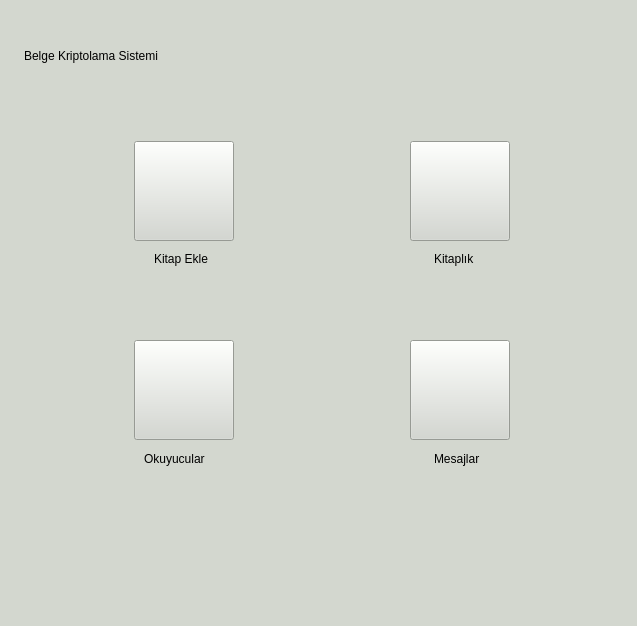
<?xml version="1.0" encoding="UTF-8"?>
<ui version="4.0">
 <class>admin_window</class>
 <widget class="QMainWindow" name="admin_window">
  <property name="windowModality">
   <enum>Qt::NonModal</enum>
  </property>
  <property name="geometry">
   <rect>
    <x>0</x>
    <y>0</y>
    <width>637</width>
    <height>626</height>
   </rect>
  </property>
  <property name="minimumSize">
   <size>
    <width>637</width>
    <height>626</height>
   </size>
  </property>
  <property name="maximumSize">
   <size>
    <width>637</width>
    <height>626</height>
   </size>
  </property>
  <property name="windowTitle">
   <string>YÖNETİCİ PANELİ</string>
  </property>
  <property name="windowIcon">
   <iconset resource="../res/logos.qrc">
    <normaloff>:/marun_logo/img/marun.png</normaloff>:/marun_logo/img/marun.png</iconset>
  </property>
  <property name="styleSheet">
   <string notr="true">background-color: rgb(211, 215, 207);</string>
  </property>
  <property name="toolButtonStyle">
   <enum>Qt::ToolButtonIconOnly</enum>
  </property>
  <property name="tabShape">
   <enum>QTabWidget::Triangular</enum>
  </property>
  <property name="dockNestingEnabled">
   <bool>false</bool>
  </property>
  <widget class="QWidget" name="centralwidget">
   <widget class="QLabel" name="label">
    <property name="geometry">
     <rect>
      <x>274</x>
      <y>10</y>
      <width>341</width>
      <height>91</height>
     </rect>
    </property>
    <property name="styleSheet">
     <string notr="true">background-color: rgb(211, 215, 207);</string>
    </property>
    <property name="text">
     <string/>
    </property>
    <property name="pixmap">
     <pixmap resource="../res/logos.qrc">:/tf_logo/img/tf.png</pixmap>
    </property>
    <property name="scaledContents">
     <bool>true</bool>
    </property>
   </widget>
   <widget class="QLabel" name="label_2">
    <property name="geometry">
     <rect>
      <x>24</x>
      <y>20</y>
      <width>231</width>
      <height>71</height>
     </rect>
    </property>
    <property name="styleSheet">
     <string notr="true">font: 63 14pt &quot;URW Gothic&quot;;</string>
    </property>
    <property name="text">
     <string>Belge Kriptolama Sistemi</string>
    </property>
   </widget>
   <widget class="QPushButton" name="new_book_btn">
    <property name="geometry">
     <rect>
      <x>134</x>
      <y>141</y>
      <width>100</width>
      <height>100</height>
     </rect>
    </property>
    <property name="focusPolicy">
     <enum>Qt::StrongFocus</enum>
    </property>
    <property name="contextMenuPolicy">
     <enum>Qt::DefaultContextMenu</enum>
    </property>
    <property name="layoutDirection">
     <enum>Qt::LeftToRight</enum>
    </property>
    <property name="autoFillBackground">
     <bool>false</bool>
    </property>
    <property name="text">
     <string/>
    </property>
    <property name="icon">
     <iconset resource="../res/logos.qrc">
      <normaloff>:/book/img/add_book.png</normaloff>:/book/img/add_book.png</iconset>
    </property>
    <property name="iconSize">
     <size>
      <width>80</width>
      <height>80</height>
     </size>
    </property>
    <property name="default">
     <bool>false</bool>
    </property>
    <property name="flat">
     <bool>false</bool>
    </property>
   </widget>
   <widget class="QLabel" name="label_3">
    <property name="geometry">
     <rect>
      <x>154</x>
      <y>250</y>
      <width>69</width>
      <height>17</height>
     </rect>
    </property>
    <property name="text">
     <string>Kitap Ekle</string>
    </property>
   </widget>
   <widget class="QPushButton" name="shelve_btn">
    <property name="geometry">
     <rect>
      <x>410</x>
      <y>141</y>
      <width>100</width>
      <height>100</height>
     </rect>
    </property>
    <property name="focusPolicy">
     <enum>Qt::StrongFocus</enum>
    </property>
    <property name="contextMenuPolicy">
     <enum>Qt::DefaultContextMenu</enum>
    </property>
    <property name="whatsThis">
     <string extracomment="Kitapları Düzenleyin">Kitapları Düzenleyin</string>
    </property>
    <property name="layoutDirection">
     <enum>Qt::LeftToRight</enum>
    </property>
    <property name="autoFillBackground">
     <bool>false</bool>
    </property>
    <property name="text">
     <string/>
    </property>
    <property name="icon">
     <iconset resource="../res/logos.qrc">
      <normaloff>:/book/img/shelf.png</normaloff>:/book/img/shelf.png</iconset>
    </property>
    <property name="iconSize">
     <size>
      <width>120</width>
      <height>120</height>
     </size>
    </property>
    <property name="default">
     <bool>false</bool>
    </property>
    <property name="flat">
     <bool>false</bool>
    </property>
   </widget>
   <widget class="QLabel" name="label_4">
    <property name="geometry">
     <rect>
      <x>434</x>
      <y>250</y>
      <width>52</width>
      <height>17</height>
     </rect>
    </property>
    <property name="text">
     <string>Kitaplık</string>
    </property>
   </widget>
   <widget class="QPushButton" name="reader_btn">
    <property name="geometry">
     <rect>
      <x>134</x>
      <y>340</y>
      <width>100</width>
      <height>100</height>
     </rect>
    </property>
    <property name="focusPolicy">
     <enum>Qt::StrongFocus</enum>
    </property>
    <property name="contextMenuPolicy">
     <enum>Qt::DefaultContextMenu</enum>
    </property>
    <property name="whatsThis">
     <string extracomment="Kitapları Düzenleyin">Kitapları Düzenleyin</string>
    </property>
    <property name="layoutDirection">
     <enum>Qt::LeftToRight</enum>
    </property>
    <property name="autoFillBackground">
     <bool>false</bool>
    </property>
    <property name="text">
     <string/>
    </property>
    <property name="icon">
     <iconset resource="../res/logos.qrc">
      <normaloff>:/book/img/reader.png</normaloff>:/book/img/reader.png</iconset>
    </property>
    <property name="iconSize">
     <size>
      <width>80</width>
      <height>80</height>
     </size>
    </property>
    <property name="default">
     <bool>false</bool>
    </property>
    <property name="flat">
     <bool>false</bool>
    </property>
   </widget>
   <widget class="QLabel" name="label_5">
    <property name="geometry">
     <rect>
      <x>144</x>
      <y>450</y>
      <width>78</width>
      <height>17</height>
     </rect>
    </property>
    <property name="text">
     <string>Okuyucular</string>
    </property>
   </widget>
   <widget class="QLabel" name="label_6">
    <property name="geometry">
     <rect>
      <x>434</x>
      <y>450</y>
      <width>78</width>
      <height>17</height>
     </rect>
    </property>
    <property name="text">
     <string>Mesajlar</string>
    </property>
   </widget>
   <widget class="QPushButton" name="mailbox_btn">
    <property name="geometry">
     <rect>
      <x>410</x>
      <y>340</y>
      <width>100</width>
      <height>100</height>
     </rect>
    </property>
    <property name="focusPolicy">
     <enum>Qt::StrongFocus</enum>
    </property>
    <property name="contextMenuPolicy">
     <enum>Qt::DefaultContextMenu</enum>
    </property>
    <property name="whatsThis">
     <string extracomment="Kitapları Düzenleyin">Kitapları Düzenleyin</string>
    </property>
    <property name="layoutDirection">
     <enum>Qt::LeftToRight</enum>
    </property>
    <property name="autoFillBackground">
     <bool>false</bool>
    </property>
    <property name="text">
     <string/>
    </property>
    <property name="icon">
     <iconset resource="../res/logos.qrc">
      <normaloff>:/book/img/mail.png</normaloff>:/book/img/mail.png</iconset>
    </property>
    <property name="iconSize">
     <size>
      <width>500</width>
      <height>500</height>
     </size>
    </property>
    <property name="default">
     <bool>false</bool>
    </property>
    <property name="flat">
     <bool>false</bool>
    </property>
   </widget>
  </widget>
  <widget class="QStatusBar" name="statusbar"/>
  <widget class="QMenuBar" name="menubar">
   <property name="geometry">
    <rect>
     <x>0</x>
     <y>0</y>
     <width>637</width>
     <height>22</height>
    </rect>
   </property>
  </widget>
 </widget>
 <resources>
  <include location="../res/logos.qrc"/>
  <include location="../res/logos.qrc"/>
  <include location="res/logos.qrc"/>
 </resources>
 <connections/>
</ui>
